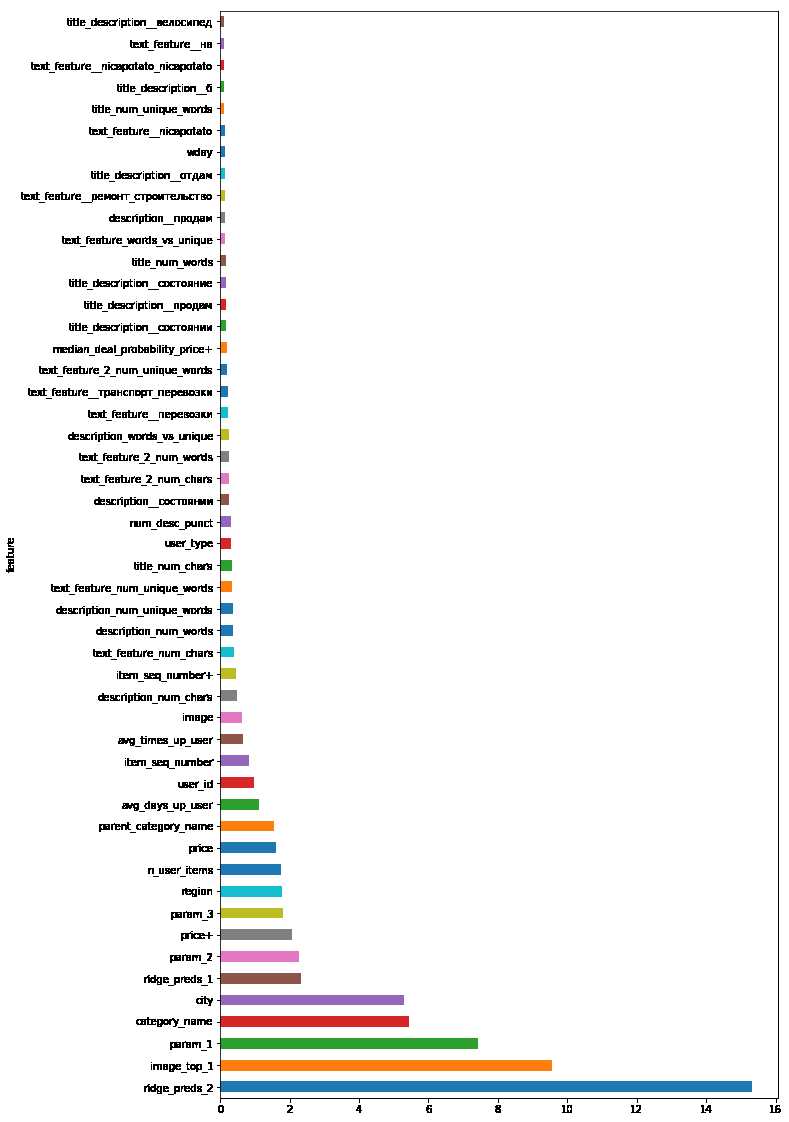
#> input picture qifeng/2205_feature_importance.png, 789 x 1122 px
$ python -i saliency.py   (imports and definitions only)
#> lines starting #> are read from the running program, lines starting #| are printed output that depends on the picture; after the words box and inside, x2 and y2 are one past the last pixel; in counts of white or black regions, pixels touching at a corner belong together
#> further down, picture is the input picture: shape (1122, 789, 3); mean B, G, R 243.7, 244, 244.2
import cv2
import numpy as np


class Saliency:
    """Generate saliency map from RGB images with the spectral residual method
        This class implements an algorithm that is based on the spectral
        residual approach (Hou & Zhang, 2007).
    """
    def __init__(self, img, use_numpy_fft=True, gauss_kernel=(5, 5)):
        """Constructor
            This method initializes the saliency algorithm.
            :param img: an RGB input image
            :param use_numpy_fft: flag whether to use NumPy's FFT (True) or
                                  OpenCV's FFT (False)
            :param gauss_kernel: Kernel size for Gaussian blur
        """
#> called with use_numpy_fft = True, gauss_kernel = (5, 5)
        self.use_numpy_fft = use_numpy_fft
        self.gauss_kernel = gauss_kernel
        self.frame_orig = img

        # downsample image for processing
        self.small_shape = (64, 64)
        self.frame_small = cv2.resize(img, self.small_shape[1::-1])

        # whether we need to do the math (True) or it has already
        # been done (False)
        self.need_saliency_map = True

    def get_saliency_map(self):
        """Returns a saliency map
            This method generates a saliency map for the image that was
            passed to the class constructor.
            :returns: grayscale saliency map
        """
        if self.need_saliency_map:
            # haven't calculated saliency map for this image yet
            num_channels = 1
            if len(self.frame_orig.shape) == 2:
                # single channel
                sal = self._get_channel_sal_magn(self.frame_small)
            else:
                # multiple channels: consider each channel independently
                sal = np.zeros_like(self.frame_small).astype(np.float32)
                for c in range(self.frame_small.shape[2]):
                    small = self.frame_small[:, :, c]
                    sal[:, :, c] = self._get_channel_sal_magn(small)
#> this loop made 3 passes
#> pass 1, in get_saliency_map, `small = self.frame_small[:, :, c]`:
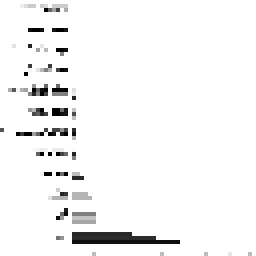
#> small: shape (64, 64) (shown 4 times larger); min 0, max 255, mean 245.1
#> pass 1, in _get_channel_sal_magn, `magnitude, angle = cv2.cartToPolar(np.real(img_dft), np.imag(img_dft))`:
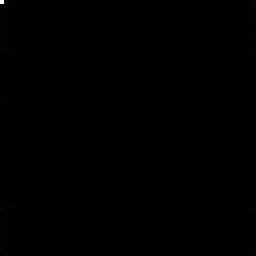
#> magnitude: shape (64, 64) float64 (shown 4 times larger); min 12.45, max 1003875, mean 2098.4; drawn with min black and max white
#> pass 1, in _get_channel_sal_magn, `magnitude, angle = cv2.cartToPolar(np.real(img_dft), np.imag(img_dft))`:
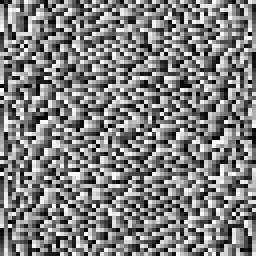
#> angle: shape (64, 64) float64 (shown 4 times larger); min 0, max 6.28, mean 3.14; drawn with min black and max white
#> pass 1, in _get_channel_sal_magn, `log_ampl = np.log10(magnitude.clip(min=1e-9))`:
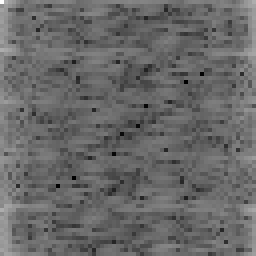
#> log_ampl: shape (64, 64) float64 (shown 4 times larger); min 1.1, max 6, mean 3.11; drawn with min black and max white

                # overall saliency: channel mean
                sal = np.mean(sal, 2)
#> sal: shape (64, 64) float32

            # postprocess: blur, square, and normalize
            if self.gauss_kernel is not None:
                sal = cv2.GaussianBlur(sal, self.gauss_kernel, sigmaX=8,
                                       sigmaY=0)
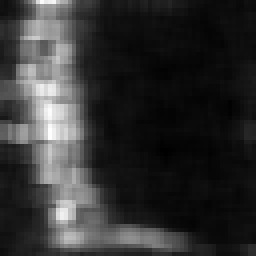
#> sal: shape (64, 64) float32 (shown 4 times larger); min 0.00153, max 0.0344, mean 0.00792; drawn with min black and max white
            sal = sal**2
            sal = np.float32(sal)/np.max(sal)

            # scale up
            sal = cv2.resize(sal, self.frame_orig.shape[1::-1])
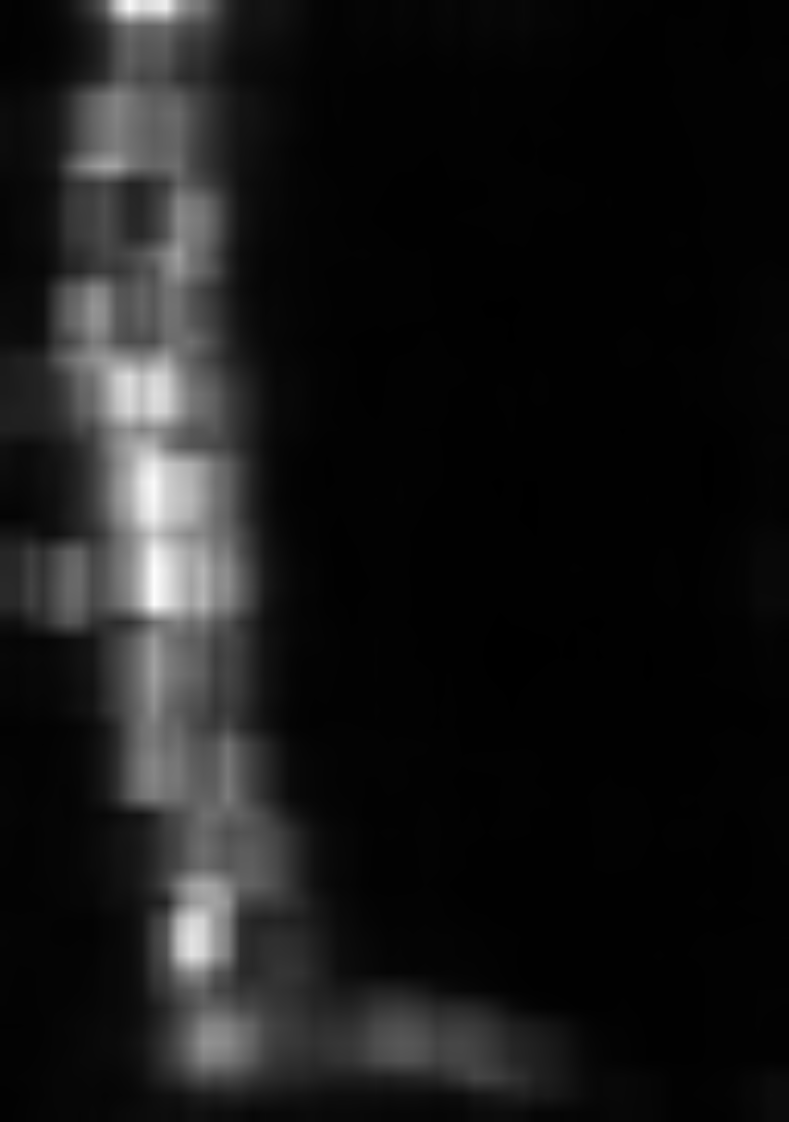
#> sal: shape (1122, 789) float32; min 0.00198, max 0.996, mean 0.0979

            # store a copy so we do the work only once per frame
            self.saliencyMap = sal
            self.need_saliency_map = False

        return self.saliencyMap

    def _get_channel_sal_magn(self, channel):
        """Returns the log-magnitude of the Fourier spectrum
            This method calculates the log-magnitude of the Fourier spectrum
            of a single-channel image. This image could be a regular grayscale
            image, or a single color channel of an RGB image.
            :param channel: single-channel input image
            :returns: log-magnitude of Fourier spectrum
        """
        # do FFT and get log-spectrum
        if self.use_numpy_fft:
            img_dft = np.fft.fft2(channel)
            magnitude, angle = cv2.cartToPolar(np.real(img_dft),
                                               np.imag(img_dft))
        else:
            img_dft = cv2.dft(np.float32(channel),
                              flags=cv2.DFT_COMPLEX_OUTPUT)
            magnitude, angle = cv2.cartToPolar(img_dft[:, :, 0],
                                               img_dft[:, :, 1])

        # get log amplitude
        log_ampl = np.log10(magnitude.clip(min=1e-9))

        # blur log amplitude with avg filter
        log_ampl_blur = cv2.blur(log_ampl, (3, 3))

        # residual
        residual = np.exp(log_ampl - log_ampl_blur)

        # back to cartesian frequency domain
        if self.use_numpy_fft:
            real_part, imag_part = cv2.polarToCart(residual, angle)
            img_combined = np.fft.ifft2(real_part + 1j*imag_part)
            magnitude, _ = cv2.cartToPolar(np.real(img_combined),
                                           np.imag(img_combined))
        else:
            img_dft[:, :, 0], img_dft[:, :, 1] = cv2.polarToCart(residual,
                                                                 angle)
            img_combined = cv2.idft(img_dft)
            magnitude, _ = cv2.cartToPolar(img_combined[:, :, 0],
                                           img_combined[:, :, 1])

        return magnitude

    # [67 lines left out: functions calc_magnitude_spectrum, plot_power_spectrum, not called in this run]

    def get_proto_objects_map(self, use_otsu=True):
        """Returns the proto-objects map of an RGB image
            This method generates a proto-objects map of an RGB image.
            Proto-objects are saliency hot spots, generated by thresholding
            the saliency map.
            :param use_otsu: flag whether to use Otsu thresholding (True) or
                             a hardcoded threshold value (False)
            :returns: proto-objects map
        """
        saliency = self.get_saliency_map()

        if use_otsu:
            _, img_objects = cv2.threshold(np.uint8(saliency*255), 0, 255,
                                           cv2.THRESH_BINARY + cv2.THRESH_OTSU)
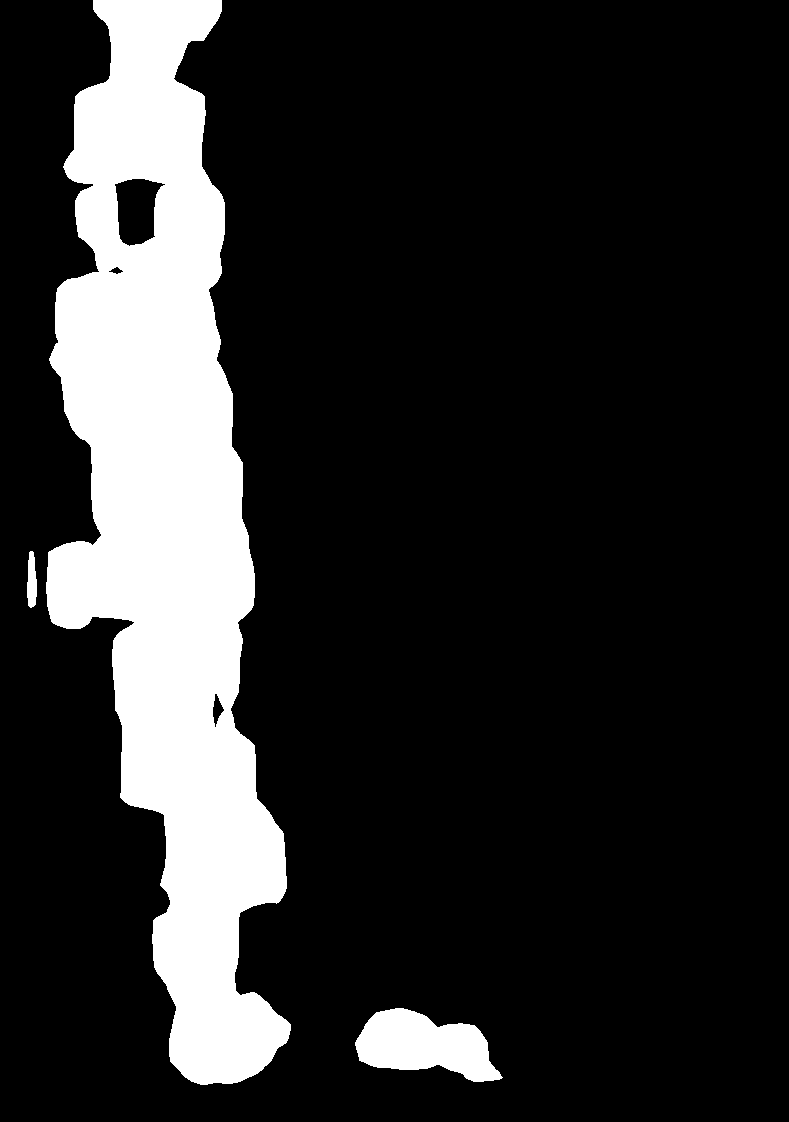
#> img_objects: shape (1122, 789); 16.7% white; 3 white regions, box (x1, y1, x2, y2) and area: (46, 0, 291, 1085) 140319, (355, 1008, 503, 1082) 6839, (27, 551, 37, 608) 443
        else:
            thresh = np.mean(saliency)*255*3
            _, img_objects = cv2.threshold(np.uint8(saliency*255), thresh, 255,
                                           cv2.THRESH_BINARY)
        return img_objects

>>> import cv2
>>> picture = cv2.imread('../../../qifeng/2205_feature_importance.png')
>>> result = Saliency(picture).get_proto_objects_map()
